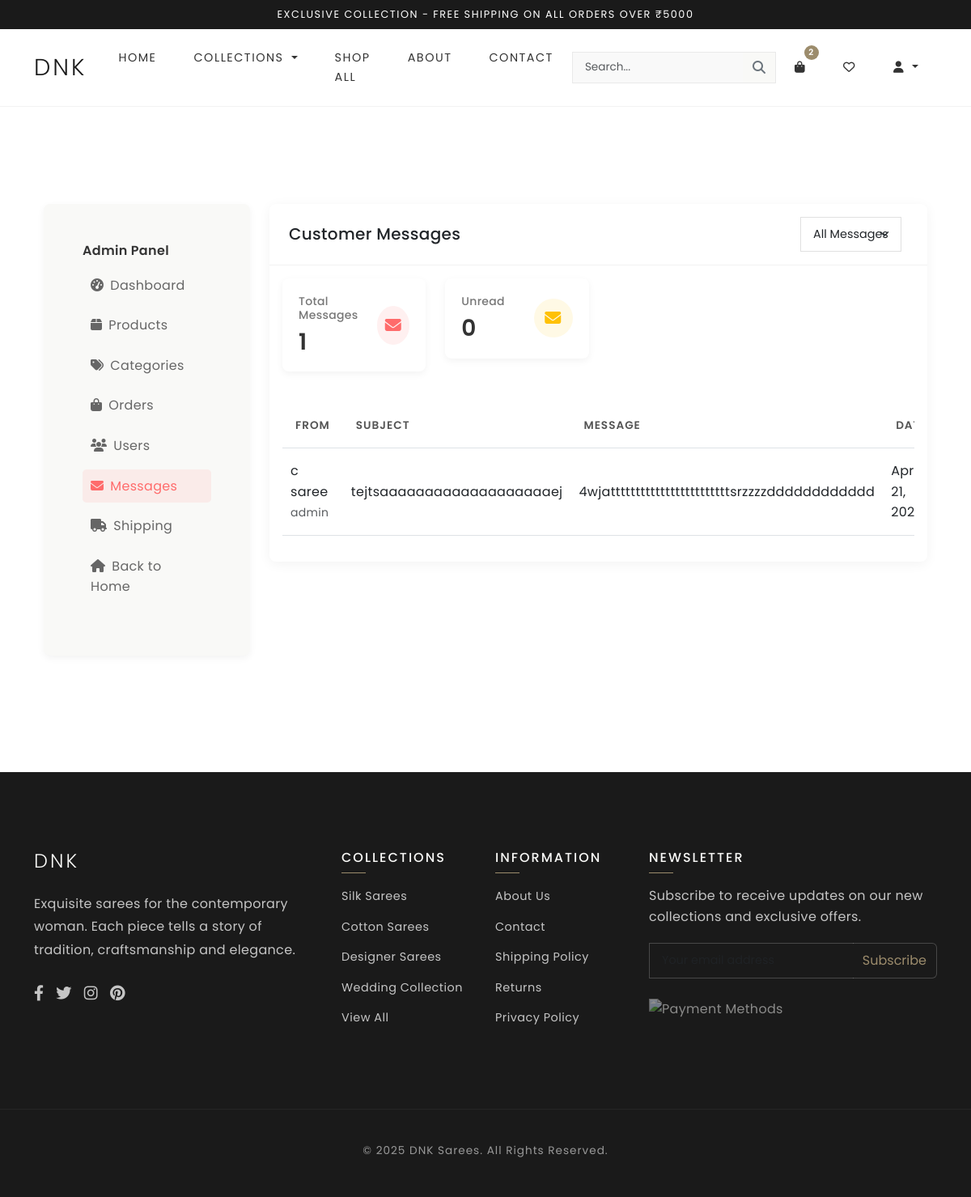
The page /admin-messages/ (signed in) on the database its author committed.
### store/models.py (models this page shows, shortened)
class Message(models.Model):
    STATUS_CHOICES = (
        ('unread', 'Unread'),
        ('read', 'Read'),
        ('replied', 'Replied'),
        ('archived', 'Archived'),
    )
    name = models.CharField(max_length=100)
    email = models.EmailField()
    phone = models.CharField(max_length=15, blank=True, null=True)
    subject = models.CharField(max_length=200)
    message = models.TextField()
    status = models.CharField(max_length=20, choices=STATUS_CHOICES, default='unread')
    user = models.ForeignKey(User, on_delete=models.SET_NULL, null=True, blank=True, related_name='messages')
    created_at = models.DateTimeField(auto_now_add=True)
    updated_at = models.DateTimeField(auto_now=True)
    admin_notes = models.TextField(blank=True, null=True)
    class Meta:
        ordering = ['-created_at']

class Category(models.Model):
    name = models.CharField(max_length=100)
    slug = models.SlugField(unique=True, blank=True)
    image = models.ImageField(upload_to='category_images/', blank=True, null=True)
    description = models.TextField(blank=True, null=True)
    is_featured = models.BooleanField(default=False)
    class Meta:
        verbose_name_plural = "Categories"

### store/views.py (the view)
# urls.py: path('admin-messages/', views.admin_messages_view, name='admin_messages'),
@staff_member_required(login_url='login')
def admin_messages_view(request):
    if not request.user.is_staff and not request.user.is_superuser:
        messages.error(request, "You don't have permission to access this page.")
        return redirect('home')
    status_filter = request.GET.get('status', '')
    all_messages_count = Message.objects.all().count()
    print(f"Total messages in database: {all_messages_count}")
    if status_filter and status_filter != 'all':
        user_messages = Message.objects.filter(status=status_filter).order_by('-created_at')
    else:
        user_messages = Message.objects.all().order_by('-created_at')
    print(f"Filtered messages count: {user_messages.count()}")
    paginator = Paginator(user_messages, 20)  # 20 messages per page
    page_number = request.GET.get('page', 1)
    page_obj = paginator.get_page(page_number)
    return render(request, 'store/admin_messages.html', {
        'page_obj': page_obj,
        'status_filter': status_filter,
        'total_messages': Message.objects.all().count(),
        'unread_count': Message.objects.filter(status='unread').count(),
    })

### store/templates/store/admin_messages.html (shortened to what this page needs)
{% extends 'store/base.html' %}
{% load static %}
{% block content %}
<div class="container py-5">
    <div class="row">
        <div class="col-lg-3">
            <div class="admin-sidebar card mb-4">
                <div class="card-body">
                    <h5 class="sidebar-title">Admin Panel</h5>
                    <ul class="list-unstyled admin-nav">
                        <li><a href="{% url 'admin_dashboard' %}"><i class="fas fa-tachometer-alt me-2"></i>Dashboard</a></li>
                        <li><a href="{% url 'admin_products' %}"><i class="fas fa-box me-2"></i>Products</a></li>
                        <li><a href="{% url 'admin_categories' %}"><i class="fas fa-tags me-2"></i>Categories</a></li>
                        <li><a href="{% url 'admin_orders' %}"><i class="fas fa-shopping-bag me-2"></i>Orders</a></li>
                        <li><a href="{% url 'admin_users' %}"><i class="fas fa-users me-2"></i>Users</a></li>
                        <li class="active"><a href="{% url 'admin_messages' %}"><i class="fas fa-envelope me-2"></i>Messages</a></li>
                        <li><a href="{% url 'admin_shipping_config' %}"><i class="fas fa-truck me-2"></i>Shipping</a></li>
                        <li><a href="{% url 'home' %}"><i class="fas fa-home me-2"></i>Back to Home</a></li>
                    </ul>
                </div>
            </div>
        </div>
        <div class="col-lg-9">
            <div class="admin-card card mb-4">
                <div class="card-header d-flex justify-content-between align-items-center">
                    <h5 class="mb-0">Customer Messages</h5>
                    <div class="filter-options">
                        <form method="get" class="d-flex">
                            <select name="status" class="form-select form-select-sm me-2" onchange="this.form.submit()">
                                <option value="all" {% if not status_filter %}selected{% endif %}>All Messages</option>
                            </select>
                        </form>
                    </div>
                </div>
                <div class="card-body">
                    <div class="row mb-4">
                        <div class="col-md-3">
                            <div class="stats-card">
                                <div class="stats-card-body">
                                    <h6 class="stats-card-title">Total Messages</h6>
                                    <h3 class="stats-card-value">{{ total_messages }}</h3>
                                </div>
                                <div class="stats-card-icon">
                                    <i class="fas fa-envelope"></i>
                                </div>
                            </div>
                        </div>
                        <div class="col-md-3">
                            <div class="stats-card">
                                <div class="stats-card-body">
                                    <h6 class="stats-card-title">Unread</h6>
                                    <h3 class="stats-card-value">{{ unread_count }}</h3>
                                </div>
                                <div class="stats-card-icon unread-icon">
                                    <i class="fas fa-envelope"></i>
                                </div>
                            </div>
                        </div>
                    </div>
                    {% if page_obj %}
                        <div class="table-responsive">
                            <table class="table table-hover admin-table">
                                <thead>
                                    <tr>
                                        <th>From</th>
                                        <th>Subject</th>
                                        <th>Message</th>
                                        <th>Date</th>
                                    </tr>
                                </thead>
                                <tbody>
                                    {% for message in page_obj %}
                                        <tr class="{% if message.status == 'unread' %}unread-row{% endif %}">
                                            <td>
                                                {{ message.name }}
                                                {% if message.user %}
                                                    <div><small class="text-muted">{{ message.user.username }}</small></div>
                                                {% endif %}
                                            </td>
                                            <td>{{ message.subject|default:'(No Subject)' }}</td>
                                            <td>{{ message.message|truncatechars:50 }}</td>
                                            <td>{{ message.created_at|date:"M d, Y" }}</td>
                                        </tr>
                                    {% endfor %}
                                </tbody>
                            </table>
                        </div>
                    {% endif %}
                </div>
            </div>
        </div>
    </div>
</div>
{% endblock %}

### store/templates/store/base.html (shortened to what this page needs)
{% load static %}
<!DOCTYPE html>
<html lang="en">
<head>
    <link href="https://cdn.jsdelivr.net/npm/bootstrap@5.3.0/dist/css/bootstrap.min.css" rel="stylesheet">
    <link rel="stylesheet" href="https://cdnjs.cloudflare.com/ajax/libs/font-awesome/6.4.0/css/all.min.css">
    <link rel="stylesheet" href="{% static 'store/style.css' %}">
</head>
<body>
    <div class="bg-dark text-white py-2">
        <div class="container text-center">
            <p class="mb-0" style="letter-spacing: 1.5px; font-size: 0.8rem; text-transform: uppercase;">Exclusive collection - Free shipping on all orders over ₹5000</p>
        </div>
    </div>
    <nav class="navbar navbar-expand-lg navbar-light py-3 sticky-top">
        <div class="container">
            <a class="navbar-brand" href="{% url 'home' %}">DNK</a>
        <div class="collapse navbar-collapse" id="navbarContent">
                <ul class="navbar-nav mx-auto">
                    <li class="nav-item"><a class="nav-link" href="{% url 'home' %}">Home</a></li>
                    <li class="nav-item dropdown">
                        <a class="nav-link dropdown-toggle" href="#" id="categoriesDropdown" role="button" data-bs-toggle="dropdown">
                            Collections
                        </a>
                    </li>
                    <li class="nav-item"><a class="nav-link" href="{% url 'search' %}">Shop All</a></li>
                    <li class="nav-item"><a class="nav-link" href="{% url 'about' %}">About</a></li>
                    <li class="nav-item"><a class="nav-link" href="{% url 'contact' %}">Contact</a></li>
                </ul>
                <form class="d-flex me-auto search-form" action="{% url 'search' %}" method="GET">
                    <div class="input-group">
                        <input type="search" name="q" class="form-control" placeholder="Search...">
                        <button class="btn btn-outline-secondary" type="submit">
                            <i class="fas fa-search"></i>
                        </button>
                    </div>
                </form>
            <ul class="navbar-nav ms-auto">
                {% if user.is_authenticated %}
                        <li class="nav-item">
                            <a class="nav-link cart-icon" href="{% url 'view_cart' %}">
                                <i class="fas fa-shopping-bag"></i>
                                <span class="cart-count">
                                    {% with cart_count=request.user.cart_items.count %}
                                    {{ cart_count }}
                                    {% endwith %}
                                </span>
                            </a>
                        </li>
                        <li class="nav-item">
                            <a class="nav-link" href="{% url 'wishlist' %}">
                                <i class="far fa-heart"></i>
                            </a>
                        </li>
                        <li class="nav-item dropdown">
                            <a class="nav-link dropdown-toggle" href="#" id="userDropdown" role="button" data-bs-toggle="dropdown">
                                <i class="fas fa-user"></i>
                            </a>
                        </li>
                {% else %}
                    <li class="nav-item"><a class="nav-link" href="{% url 'login' %}">Login</a></li>
                    <li class="nav-item"><a class="nav-link" href="{% url 'register' %}">Register</a></li>
                {% endif %}
            </ul>
            </div>
        </div>
    </nav>
    <div class="container my-5 py-4">
        {% block content %}{% endblock %}
    </div>
    <footer class="pt-5">
        <div class="container py-5">
            <div class="row">
                <div class="col-lg-4 col-md-6 mb-5 mb-md-0">
                    <h3 class="text-uppercase mb-4" style="font-weight: 300; letter-spacing: 3px; font-size: 1.5rem;">DNK</h3>
                    <p class="mb-4" style="color: #c5c5c5; line-height: 1.8;">Exquisite sarees for the contemporary woman. Each piece tells a story of tradition, craftsmanship and elegance.</p>
                    <div class="social-icons mb-4">
                        <a href="#"><i class="fab fa-facebook-f"></i></a>
                        <a href="#"><i class="fab fa-twitter"></i></a>
                        <a href="#"><i class="fab fa-instagram"></i></a>
                        <a href="#"><i class="fab fa-pinterest"></i></a>
                    </div>
                </div>
                <div class="col-lg-2 col-md-6 mb-5 mb-md-0">
                    <h5 class="footer-title">Collections</h5>
                    <ul class="footer-links">
                        {% for category in categories|slice:":5" %}
                        <li><a href="{% url 'category' category.slug %}">{{ category.name }}</a></li>
                        {% endfor %}
                        <li><a href="{% url 'search' %}">View All</a></li>
                    </ul>
                </div>
                <div class="col-lg-2 col-md-6 mb-5 mb-md-0">
                    <h5 class="footer-title">Information</h5>
                    <ul class="footer-links">
                        <li><a href="{% url 'about' %}">About Us</a></li>
                        <li><a href="{% url 'contact' %}">Contact</a></li>
                        <li><a href="#">Shipping Policy</a></li>
                        <li><a href="#">Returns</a></li>
                        <li><a href="#">Privacy Policy</a></li>
                    </ul>
                </div>
                <div class="col-lg-4 col-md-6">
                    <h5 class="footer-title">Newsletter</h5>
                    <p style="color: #c5c5c5; margin-bottom: 20px;">Subscribe to receive updates on our new collections and exclusive offers.</p>
                    <form class="mb-3">
                        <div class="input-group">
                            <input type="email" class="form-control bg-transparent border-end-0" placeholder="Your email address" style="border-color: rgba(255,255,255,0.2); color: #fff;">
                            <button class="btn btn-outline-secondary border-start-0" type="submit" style="border-color: rgba(255,255,255,0.2); color: var(--secondary-color);">Subscribe</button>
                        </div>
                    </form>
                    <div class="mt-4">
                        <img src="{% static 'store/images/payment-methods.png' %}" alt="Payment Methods" class="img-fluid" style="max-height: 24px; opacity: 0.5;">
                    </div>
                </div>
            </div>
        </div>
        <div class="copyright">
            <div class="container text-center">
                <p>© {% now "Y" %} DNK Sarees. All Rights Reserved.</p>
            </div>
        </div>
    </footer>
</body>
</html>

### rows shown on the page
Message: name "c saree", user.username "admin", subject "tejtsaaaaaaaaaaaaaaaaaaaej", message "4wjattttttttttttttttttttttttsrzzzzdddddddddddd", created_at "Apr 21,…"
Category: name "Silk Sarees"
Category: name "Cotton Sarees"
Category: name "Designer Sarees"
Category: name "Wedding Collection"

### other values the page prints
{{ cart_count }} "2"
{{ total_messages }} "1"
{{ unread_count }} "0"
